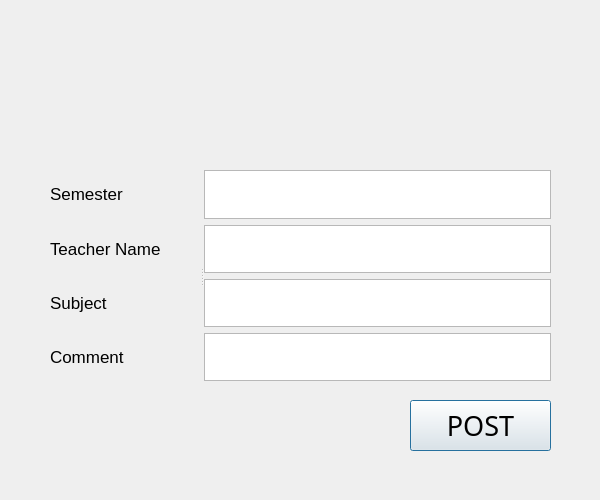
<?xml version="1.0" encoding="UTF-8"?>
<ui version="4.0">
 <class>TeachersDialog</class>
 <widget class="QDialog" name="TeachersDialog">
  <property name="geometry">
   <rect>
    <x>0</x>
    <y>0</y>
    <width>600</width>
    <height>500</height>
   </rect>
  </property>
  <property name="minimumSize">
   <size>
    <width>600</width>
    <height>500</height>
   </size>
  </property>
  <property name="maximumSize">
   <size>
    <width>600</width>
    <height>500</height>
   </size>
  </property>
  <property name="windowTitle">
   <string>Dialog</string>
  </property>
  <widget class="QSplitter" name="splitter">
   <property name="geometry">
    <rect>
     <x>50</x>
     <y>170</y>
     <width>501</width>
     <height>211</height>
    </rect>
   </property>
   <property name="orientation">
    <enum>Qt::Horizontal</enum>
   </property>
   <widget class="QWidget" name="layoutWidget">
    <layout class="QGridLayout" name="gridLayout">
     <item row="0" column="0">
      <widget class="QLabel" name="label">
       <property name="font">
        <font>
         <pointsize>13</pointsize>
        </font>
       </property>
       <property name="text">
        <string>Semester</string>
       </property>
      </widget>
     </item>
     <item row="3" column="0">
      <widget class="QLabel" name="label_3">
       <property name="font">
        <font>
         <pointsize>13</pointsize>
        </font>
       </property>
       <property name="text">
        <string>Comment</string>
       </property>
      </widget>
     </item>
     <item row="1" column="0">
      <widget class="QLabel" name="label_2">
       <property name="font">
        <font>
         <pointsize>13</pointsize>
        </font>
       </property>
       <property name="text">
        <string>Teacher Name</string>
       </property>
      </widget>
     </item>
     <item row="2" column="0">
      <widget class="QLabel" name="label_4">
       <property name="font">
        <font>
         <pointsize>13</pointsize>
        </font>
       </property>
       <property name="text">
        <string>Subject</string>
       </property>
      </widget>
     </item>
    </layout>
   </widget>
   <widget class="QWidget" name="layoutWidget_2">
    <layout class="QGridLayout" name="gridLayout_2">
     <item row="2" column="0">
      <widget class="QTextEdit" name="textEdit_subject"/>
     </item>
     <item row="1" column="0">
      <widget class="QTextEdit" name="textEdit_teacherName"/>
     </item>
     <item row="0" column="0">
      <widget class="QTextEdit" name="textEdit_semester"/>
     </item>
     <item row="3" column="0">
      <widget class="QTextEdit" name="textEdit_teachComment"/>
     </item>
    </layout>
   </widget>
  </widget>
  <widget class="QPushButton" name="pushButton_teacherPost">
   <property name="geometry">
    <rect>
     <x>410</x>
     <y>400</y>
     <width>141</width>
     <height>51</height>
    </rect>
   </property>
   <property name="font">
    <font>
     <family>Uni Sans</family>
     <pointsize>20</pointsize>
    </font>
   </property>
   <property name="text">
    <string>POST</string>
   </property>
  </widget>
 </widget>
 <resources/>
 <connections/>
</ui>
